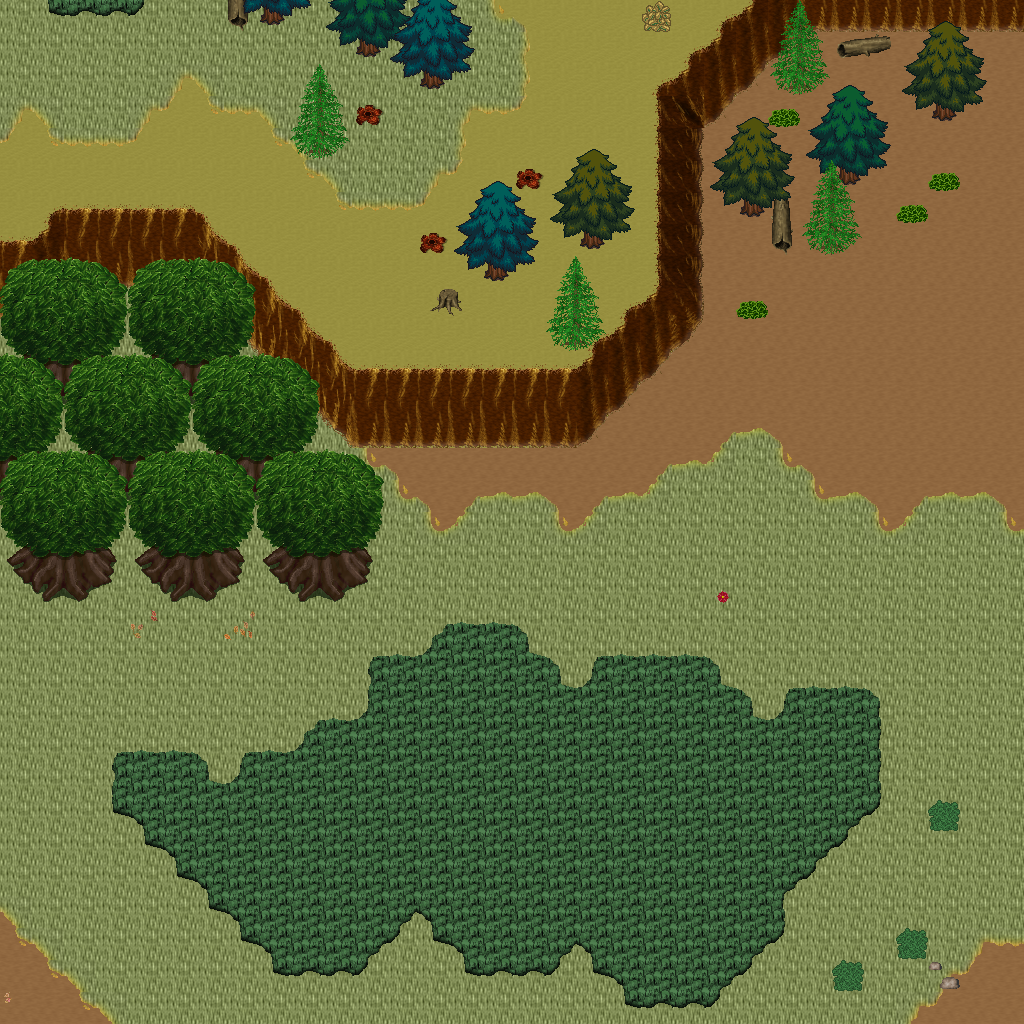

The image is a tile-based game level rendered from a .tmx file. Its description and source (layers, tilesets, objects; grid data summarised) follow:
An orthogonal 32x32 tile map with 32x32 px tiles, 5 tile layers (Ground, Objects, Objects2, Above, ...), 1 hidden layer not drawn, 48 tilesets.

<map version="1.10" tiledversion="1.11.0" orientation="orthogonal" renderorder="right-down" width="32" height="32" tilewidth="32" tileheight="32" infinite="0" nextlayerid="11" nextobjectid="1">
 <tileset firstgid="1" name="ground_ground" tilewidth="32" tileheight="32" tilecount="33" columns="3">
  <image source="../drawable/ground_ground.png" width="96" height="352" />
 </tileset>
 <tileset firstgid="34" name="ground_ground_2" tilewidth="32" tileheight="32" tilecount="4" columns="4">
  <image source="../drawable/ground_ground_2.png" width="128" height="32" />
 </tileset>
 <tileset firstgid="38" name="ground_ridge_earth_dark" tilewidth="32" tileheight="32" tilecount="96" columns="12">
  <image source="../drawable/ground_ridge_earth_dark.png" width="384" height="256" />
 </tileset>
 <tileset firstgid="134" name="plant_grasses" tilewidth="32" tileheight="32" tilecount="6" columns="3">
  <image source="../drawable/plant_grasses.png" width="96" height="64" />
 </tileset>
 <tileset firstgid="140" name="plant_bush_bushes" tilewidth="32" tileheight="32" tilecount="10" columns="5">
  <image source="../drawable/plant_bush_bushes.png" width="160" height="64" />
 </tileset>
 <tileset firstgid="150" name="plant_flower_daisy_white" tilewidth="32" tileheight="32" tilecount="8" columns="2">
  <image source="../drawable/plant_flower_daisy_white.png" width="64" height="128" />
 </tileset>
 <tileset firstgid="158" name="building_fence_fence_chunky" tilewidth="32" tileheight="32" tilecount="21" columns="3">
  <image source="../drawable/building_fence_fence_chunky.png" width="96" height="224" />
 </tileset>
 <tileset firstgid="179" name="ground_rock_rocks_2" tilewidth="32" tileheight="32" tilecount="4" columns="2">
  <image source="../drawable/ground_rock_rocks_2.png" width="64" height="64" />
 </tileset>
 <tileset firstgid="183" name="building_roof_green" tilewidth="32" tileheight="32" tilecount="20" columns="5">
  <image source="../drawable/building_roof_green.png" width="160" height="128" />
 </tileset>
 <tileset firstgid="203" name="building_wall_wall_brown" tilewidth="32" tileheight="32" tilecount="12" columns="3">
  <image source="../drawable/building_wall_wall_brown.png" width="96" height="128" />
 </tileset>
 <tileset firstgid="215" name="plant_flower_daisy_red" tilewidth="32" tileheight="32" tilecount="8" columns="2">
  <image source="../drawable/plant_flower_daisy_red.png" width="64" height="128" />
 </tileset>
 <tileset firstgid="223" name="item_corpse_huge_animal" tilewidth="32" tileheight="32" tilecount="16" columns="2">
  <image source="../drawable/item_corpse_huge_animal.png" width="64" height="256" />
 </tileset>
 <tileset firstgid="239" name="plant_stump_rectangular" tilewidth="32" tileheight="32" tilecount="4" columns="2">
  <image source="../drawable/plant_stump_rectangular.png" width="64" height="64" />
 </tileset>
 <tileset firstgid="243" name="ground_rock_pebbles" tilewidth="32" tileheight="32" tilecount="3" columns="1">
  <image source="../drawable/ground_rock_pebbles.png" width="32" height="96" />
 </tileset>
 <tileset firstgid="246" name="plant_tree_tree_green" tilewidth="32" tileheight="32" tilecount="88" columns="8">
  <image source="../drawable/plant_tree_tree_green.png" width="256" height="352" />
 </tileset>
 <tileset firstgid="334" name="item_pot_dark_barrel" tilewidth="32" tileheight="32" tilecount="2" columns="1">
  <image source="../drawable/item_pot_dark_barrel.png" width="32" height="64" />
 </tileset>
 <tileset firstgid="336" name="plant_leaves" tilewidth="32" tileheight="32" tilecount="8" columns="4">
  <image source="../drawable/plant_leaves.png" width="128" height="64" />
 </tileset>
 <tileset firstgid="344" name="item_statue_cross" tilewidth="32" tileheight="32" tilecount="1" columns="1">
  <image source="../drawable/item_statue_cross.png" width="32" height="32" />
 </tileset>
 <tileset firstgid="345" name="ground_ladder_vertical_dark" tilewidth="32" tileheight="32" tilecount="3" columns="3">
  <image source="../drawable/ground_ladder_vertical_dark.png" width="96" height="32" />
 </tileset>
 <tileset firstgid="348" name="furniture_light_dark_torch" tilewidth="32" tileheight="32" tilecount="8" columns="2">
  <image source="../drawable/furniture_light_dark_torch.png" width="64" height="128" />
 </tileset>
 <tileset firstgid="356" name="building_door_door_n" tilewidth="32" tileheight="32" tilecount="6" columns="3">
  <image source="../drawable/building_door_door_n.png" width="96" height="64" />
 </tileset>
 <tileset firstgid="362" name="building_window_window_long" tilewidth="32" tileheight="32" tilecount="3" columns="3">
  <image source="../drawable/building_window_window_long.png" width="96" height="32" />
 </tileset>
 <tileset firstgid="365" name="building_roof_yellow" tilewidth="32" tileheight="32" tilecount="20" columns="5">
  <image source="../drawable/building_roof_yellow.png" width="160" height="128" />
 </tileset>
 <tileset firstgid="385" name="plant_vine" tilewidth="32" tileheight="32" tilecount="3" columns="1">
  <image source="../drawable/plant_vine.png" width="32" height="96" />
 </tileset>
 <tileset firstgid="388" name="logic_portal" tilewidth="32" tileheight="32" tilecount="24" columns="8">
  <image source="../drawable/logic_portal.png" width="256" height="96" />
 </tileset>
 <tileset firstgid="412" name="logic_collision" tilewidth="32" tileheight="32" tilecount="1" columns="1">
  <image source="../drawable/logic_collision.png" width="32" height="32" />
 </tileset>
 <tileset firstgid="413" name="logic_protection" tilewidth="32" tileheight="32" tilecount="2" columns="2">
  <image source="../drawable/logic_protection.png" width="64" height="32" />
 </tileset>
 <tileset firstgid="415" name="ground_green_paving" tilewidth="32" tileheight="32" tilecount="18" columns="3">
  <image source="../drawable/ground_green_paving.png" width="96" height="192" />
 </tileset>
 <tileset firstgid="433" name="ground_grass_2" tilewidth="32" tileheight="32" tilecount="21" columns="3">
  <image source="../drawable/ground_grass_2.png" width="96" height="224" />
 </tileset>
 <tileset firstgid="454" name="ground_earth_edges" tilewidth="32" tileheight="32" tilecount="18" columns="6">
  <image source="../drawable/ground_earth_edges.png" width="192" height="96" />
 </tileset>
 <tileset firstgid="472" name="ground_grass_corners" tilewidth="32" tileheight="32" tilecount="24" columns="6">
  <image source="../drawable/ground_grass_corners.png" width="192" height="128" />
 </tileset>
 <tileset firstgid="496" name="ground_earth_edges_yellowgreen" tilewidth="32" tileheight="32" tilecount="15" columns="5">
  <image source="../drawable/ground_earth_edges_yellowgreen.png" width="160" height="96" />
 </tileset>
 <tileset firstgid="511" name="ground_water_pool" tilewidth="32" tileheight="32" tilecount="72" columns="3">
  <image source="../drawable/ground_water_pool.png" width="96" height="768" />
 </tileset>
 <tileset firstgid="583" name="building_house_pink_blue" tilewidth="32" tileheight="32" tilecount="99" columns="11">
  <image source="../drawable/building_house_pink_blue.png" width="352" height="288" />
 </tileset>
 <tileset firstgid="682" name="plant_flower_foxgloves" tilewidth="32" tileheight="32" tilecount="4" columns="2">
  <image source="../drawable/plant_flower_foxgloves.png" width="64" height="64" />
 </tileset>
 <tileset firstgid="686" name="plant_tree_evergreen" tilewidth="32" tileheight="32" tilecount="36" columns="3">
  <image source="../drawable/plant_tree_evergreen.png" width="96" height="384" />
 </tileset>
 <tileset firstgid="722" name="plant_tree_spruce" tilewidth="32" tileheight="32" tilecount="6" columns="2">
  <image source="../drawable/plant_tree_spruce.png" width="64" height="96" />
 </tileset>
 <tileset firstgid="728" name="plant_bush_large_green" tilewidth="32" tileheight="32" tilecount="9" columns="3">
  <image source="../drawable/plant_bush_large_green.png" width="96" height="96" />
 </tileset>
 <tileset firstgid="737" name="plant_stump_hollow_logs" tilewidth="32" tileheight="32" tilecount="6" columns="3">
  <image source="../drawable/plant_stump_hollow_logs.png" width="96" height="64" />
 </tileset>
 <tileset firstgid="743" name="plant_stump_small_stump" tilewidth="32" tileheight="32" tilecount="4" columns="2">
  <image source="../drawable/plant_stump_small_stump.png" width="64" height="64" />
 </tileset>
 <tileset firstgid="747" name="plant_bush_bush_pinks" tilewidth="32" tileheight="32" tilecount="4" columns="2">
  <image source="../drawable/plant_bush_bush_pinks.png" width="64" height="64" />
 </tileset>
 <tileset firstgid="751" name="building_outhouse" tilewidth="32" tileheight="32" tilecount="12" columns="3">
  <image source="../drawable/building_outhouse.png" width="96" height="128" />
 </tileset>
 <tileset firstgid="763" name="item_pot_wooden_bins" tilewidth="32" tileheight="32" tilecount="4" columns="2">
  <image source="../drawable/item_pot_wooden_bins.png" width="64" height="64" />
 </tileset>
 <tileset firstgid="767" name="ground_dry_grass" tilewidth="32" tileheight="32" tilecount="54" columns="9">
  <image source="../drawable/ground_dry_grass.png" width="288" height="192" />
 </tileset>
 <tileset firstgid="821" name="ground_grass_edges" tilewidth="32" tileheight="32" tilecount="36" columns="12">
  <image source="../drawable/ground_grass_edges.png" width="384" height="96" />
 </tileset>
 <tileset firstgid="857" name="light_light_1x1" tilewidth="32" tileheight="32" tilecount="3" columns="3">
  <image source="../drawable/light_light_1x1.png" width="96" height="32" />
 </tileset>
 <tileset firstgid="860" name="building_huts" tilewidth="32" tileheight="32" tilecount="338" columns="26">
  <image source="../drawable/building_huts.png" width="832" height="416" />
 </tileset>
 <tileset firstgid="1198" name="light_door_light" tilewidth="32" tileheight="32" tilecount="12" columns="3">
  <image source="../drawable/light_door_light.png" width="96" height="128" />
 </tileset>
 <layer id="1" name="Ground" width="32" height="32">
  <data>[1024 cells, 1024 non-empty, 4 distinct tile ids]</data>
 </layer>
 <layer id="2" name="Objects" width="32" height="32">
  <data>[1024 cells, 349 non-empty, 65 distinct tile ids]</data>
 </layer>
 <layer id="3" name="Objects2" width="32" height="32">
  <data>[1024 cells, 5 non-empty, 3 distinct tile ids]</data>
 </layer>
 <layer id="4" name="Above" width="32" height="32">
  <data>[1024 cells, 120 non-empty, 30 distinct tile ids]</data>
 </layer>
 <layer id="5" name="Above2" width="32" height="32">
  <data>[1024 cells, 65 non-empty, 17 distinct tile ids]</data>
 </layer>
 <layer id="6" name="Walkable" width="32" height="32" visible="0">
  <data>[1024 cells, 176 non-empty, 1 distinct tile ids]</data>
 </layer>
 <objectgroup id="7" name="Mapevents" />
 <objectgroup id="8" name="Spawn" />
 <objectgroup id="9" name="Keys" />
 <objectgroup id="10" name="Replace" />
</map>
